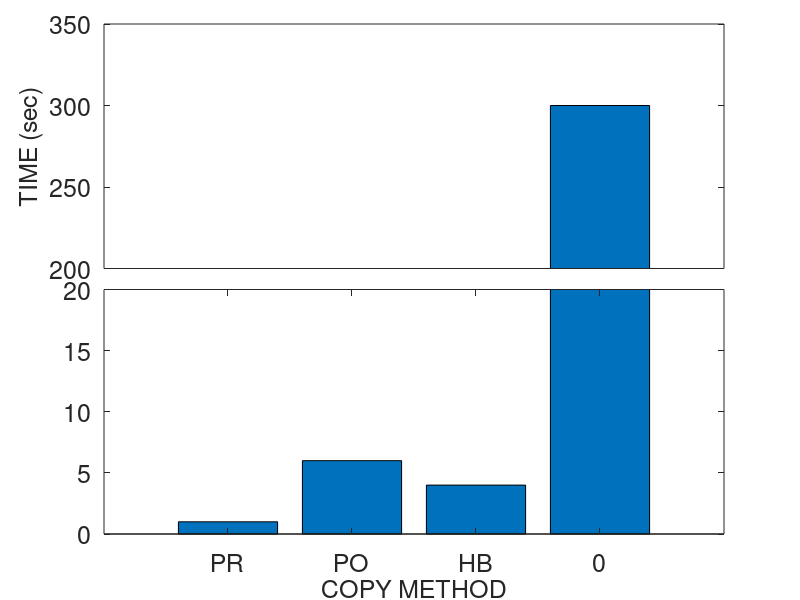
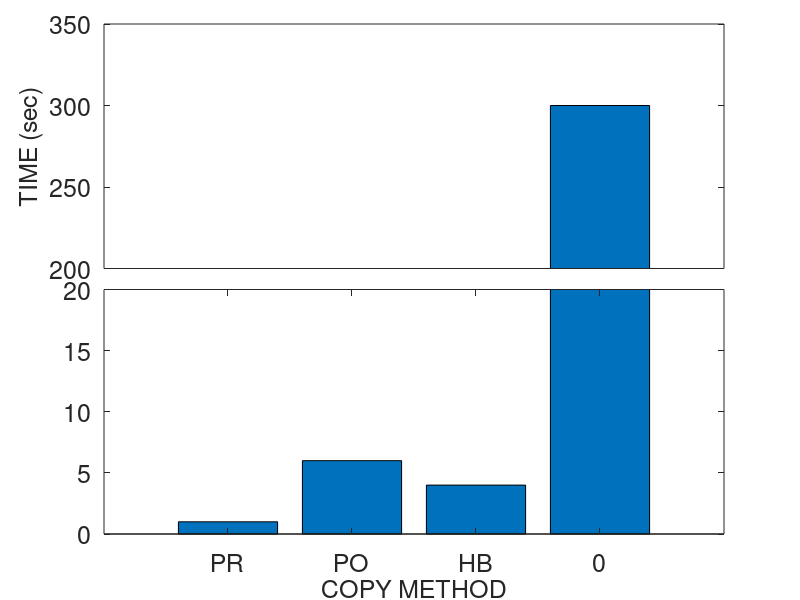
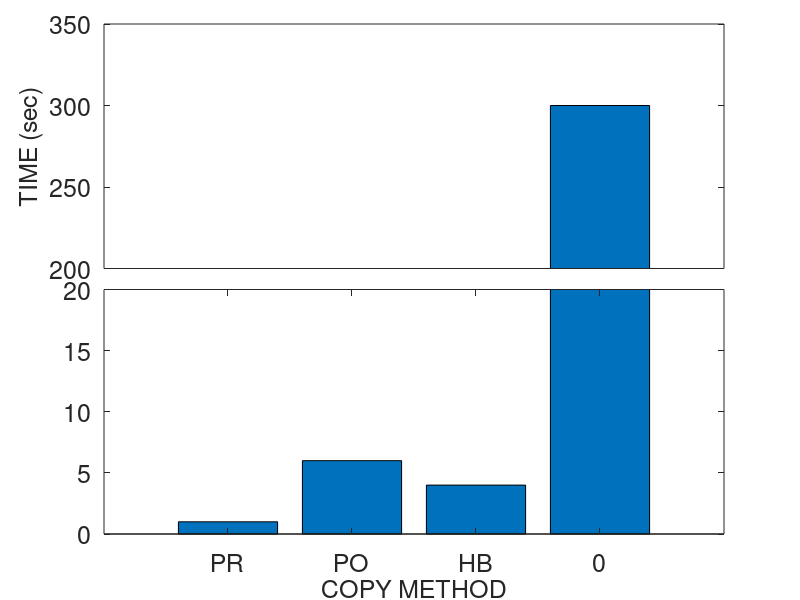

These figures' MATLAB source, in order:
prefix = 'break_downtime';
output = strcat(prefix, ".dt");

a=[1 6 4 300];
x = {'', 'PR', 'PO', 'HB', '0', ''};
x = {'PR', 'PO', 'HB', '0', '25', '50', '75', '100'};

fontsize = 18;

xinterval = 2
xintervals = 1:xinterval:(xinterval*length(x));

ylim1=[0 20];
%ylim2=[100 300];
%ylim2=[200 400];
ylim2=[200 350];
xlim=[0 length(a)+1];

figure;

% retrieve your default axis pos
clf;
p0=get(gca,'position')
delete(gcf);

xinterval = 2
xintervals = 1:xinterval:(xinterval*length(x));
yinterval = 2
yintervals = 1:yinterval:(yinterval*length(x));

% create axis1
%a1=axes('position',[p0(1) p0(2) p0(3)/2-.025 p0(4)]);
a1=axes('position',[p0(1) p0(2) p0(3) p0(4)/2]);
%barh(a);
bar(a);
%set(a1,'ylim',ylim1);
set(a1,'ylim',ylim1, 'XTickLabel', x, 'FontSize', fontsize);
xlabel('COPY METHOD', 'FontSize', fontsize);
%ylabel('TIME', 'FontSize', fontsize);

%box off;

% create axis2
%a2=axes('position',[p0(1)+p0(3)/2+.025 p0(2) p0(3)/2-.025 p0(4)]);
a2=axes('position',[p0(1) p0(4)/2+.145 p0(3) p0(4)/2])
%a2=axes('position',[p0(1) p0(2) p0(3) p0(4)/2]);
%barh(a);
bar(a);

%set(a2,'ylim',ylim1);
set(a2,'ylim',ylim2, 'FontSize', fontsize, 'YTick', [200:50:350]);
%ylim(ylim2);
%set(a2,'xlim',xlim,'ylim',ylim2);
set(a2,'xtick',[]);
%set(a2,'xcolor',get(a2,'color'));
ylabel('TIME (sec)', 'FontSize', fontsize);
%box off

%%%%%%%%%%%%%%%% plotting %%%%%%%%%%%%%%%%%%%%%
output = "break_axis";

%figure;
saveas(1, strcat(output, ".png"));
saveas(1, strcat(output, ".emf"));
saveas(1, strcat(output, ".eps"));

%box off
